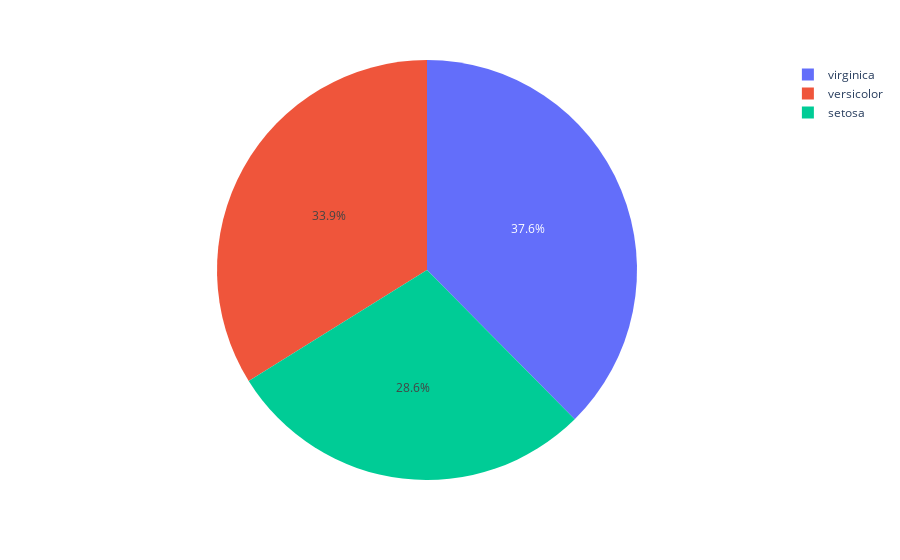

The notebook cell this image was saved under:
### Code cell
# Créer un graphique circulaire
fig = px.pie(df, values='sepal_length', names='species')
fig.show()

### Figure 1 — Plotly figure (JSON) as saved in the notebook; plotly's stock layout.template omitted (floating-point values rounded to 4 significant figures; data arrays with more than 128 entries replaced by an {"elided": "..."} marker saying what was removed)
{"data": [{"domain": {"x": [0, 1], "y": [0, 1]}, "hovertemplate": "species=%{label}<br>sepal_length=%{value}<extra></extra>", "labels": {"elided": "150 str values"}, "legendgroup": "", "name": "", "showlegend": true, "type": "pie", "values": {"elided": "150 float values"}}], "layout": {"legend": {"tracegroupgap": 0}, "margin": {"t": 60}}}
